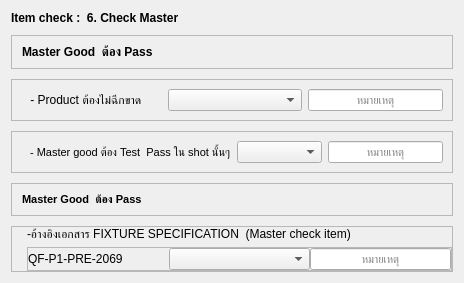
                                 <widget class="QWidget" name="tab_3">
                                  <attribute name="title">
                                   <string>6.Check Master</string>
                                  </attribute>
                                  <layout class="QVBoxLayout" name="verticalLayout_21">
                                   <item alignment="Qt::AlignTop">
                                    <widget class="QWidget" name="widget_18" native="true">
                                     <layout class="QVBoxLayout" name="verticalLayout_20">
                                      <property name="spacing">
                                       <number>10</number>
                                      </property>
                                      <property name="leftMargin">
                                       <number>0</number>
                                      </property>
                                      <property name="topMargin">
                                       <number>0</number>
                                      </property>
                                      <property name="rightMargin">
                                       <number>0</number>
                                      </property>
                                      <property name="bottomMargin">
                                       <number>0</number>
                                      </property>
                                      <item alignment="Qt::AlignTop">
                                       <widget class="QLabel" name="label_29">
                                        <property name="font">
                                         <font>
                                          <family>Tahoma</family>
                                          <pointsize>9</pointsize>
                                          <bold>true</bold>
                                         </font>
                                        </property>
                                        <property name="text">
                                         <string>Item check :  6. Check Master</string>
                                        </property>
                                       </widget>
                                      </item>
                                      <item>
                                       <widget class="QFrame" name="frame_16">
                                        <property name="frameShape">
                                         <enum>QFrame::StyledPanel</enum>
                                        </property>
                                        <property name="frameShadow">
                                         <enum>QFrame::Raised</enum>
                                        </property>
                                        <layout class="QHBoxLayout" name="horizontalLayout_25">
                                         <property name="leftMargin">
                                          <number>10</number>
                                         </property>
                                         <item>
                                          <widget class="QLabel" name="label_33">
                                           <property name="font">
                                            <font>
                                             <family>Tahoma</family>
                                             <pointsize>9</pointsize>
                                             <bold>true</bold>
                                            </font>
                                           </property>
                                           <property name="text">
                                            <string>Master Good  ต้อง Pass </string>
                                           </property>
                                          </widget>
                                         </item>
                                        </layout>
                                       </widget>
                                      </item>
                                      <item>
                                       <widget class="QFrame" name="frame_14">
                                        <property name="frameShape">
                                         <enum>QFrame::StyledPanel</enum>
                                        </property>
                                        <property name="frameShadow">
                                         <enum>QFrame::Raised</enum>
                                        </property>
                                        <layout class="QHBoxLayout" name="horizontalLayout_23">
                                         <property name="leftMargin">
                                          <number>15</number>
                                         </property>
                                         <item>
                                          <widget class="QLabel" name="label_32">
                                           <property name="font">
                                            <font>
                                             <family>Tahoma</family>
                                             <pointsize>9</pointsize>
                                             <bold>false</bold>
                                            </font>
                                           </property>
                                           <property name="text">
                                            <string> - Product ต้องไม่ฉีกขาด </string>
                                           </property>
                                          </widget>
                                         </item>
                                         <item>
                                          <widget class="QComboBox" name="comboBox_11">
                                           <property name="sizePolicy">
                                            <sizepolicy hsizetype="Preferred" vsizetype="Preferred">
                                             <horstretch>0</horstretch>
                                             <verstretch>0</verstretch>
                                            </sizepolicy>
                                           </property>
                                           <property name="minimumSize">
                                            <size>
                                             <width>84</width>
                                             <height>20</height>
                                            </size>
                                           </property>
                                           <item>
                                            <property name="text">
                                             <string/>
                                            </property>
                                           </item>
                                           <item>
                                            <property name="text">
                                             <string>Pass</string>
                                            </property>
                                           </item>
                                           <item>
                                            <property name="text">
                                             <string>Not pass</string>
                                            </property>
                                           </item>
                                           <item>
                                            <property name="text">
                                             <string>Not check</string>
                                            </property>
                                           </item>
                                          </widget>
                                         </item>
                                         <item>
                                          <widget class="QLineEdit" name="lineEdit_14">
                                           <property name="sizePolicy">
                                            <sizepolicy hsizetype="Preferred" vsizetype="Preferred">
                                             <horstretch>0</horstretch>
                                             <verstretch>0</verstretch>
                                            </sizepolicy>
                                           </property>
                                           <property name="minimumSize">
                                            <size>
                                             <width>115</width>
                                             <height>19</height>
                                            </size>
                                           </property>
                                           <property name="font">
                                            <font>
                                             <family>Tahoma</family>
                                             <pointsize>8</pointsize>
                                             <bold>false</bold>
                                            </font>
                                           </property>
                                           <property name="alignment">
                                            <set>Qt::AlignCenter</set>
                                           </property>
                                           <property name="placeholderText">
                                            <string>หมายเหตุ</string>
                                           </property>
                                          </widget>
                                         </item>
                                        </layout>
                                       </widget>
                                      </item>
                                      <item>
                                       <widget class="QFrame" name="frame_15">
                                        <property name="frameShape">
                                         <enum>QFrame::StyledPanel</enum>
                                        </property>
                                        <property name="frameShadow">
                                         <enum>QFrame::Raised</enum>
                                        </property>
                                        <layout class="QHBoxLayout" name="horizontalLayout_24">
                                         <property name="leftMargin">
                                          <number>15</number>
                                         </property>
                                         <item>
                                          <widget class="QLabel" name="label_31">
                                           <property name="font">
                                            <font>
                                             <family>Tahoma</family>
                                             <pointsize>8</pointsize>
                                             <bold>false</bold>
                                            </font>
                                           </property>
                                           <property name="text">
                                            <string> - Master good ต้อง Test  Pass ใน shot นั้นๆ</string>
                                           </property>
                                          </widget>
                                         </item>
                                         <item>
                                          <widget class="QComboBox" name="comboBox_10">
                                           <property name="sizePolicy">
                                            <sizepolicy hsizetype="Preferred" vsizetype="Preferred">
                                             <horstretch>0</horstretch>
                                             <verstretch>0</verstretch>
                                            </sizepolicy>
                                           </property>
                                           <property name="minimumSize">
                                            <size>
                                             <width>84</width>
                                             <height>20</height>
                                            </size>
                                           </property>
                                           <item>
                                            <property name="text">
                                             <string/>
                                            </property>
                                           </item>
                                           <item>
                                            <property name="text">
                                             <string>Pass</string>
                                            </property>
                                           </item>
                                           <item>
                                            <property name="text">
                                             <string>Not pass</string>
                                            </property>
                                           </item>
                                           <item>
                                            <property name="text">
                                             <string>Not check</string>
                                            </property>
                                           </item>
                                          </widget>
                                         </item>
                                         <item>
                                          <widget class="QLineEdit" name="lineEdit_15">
                                           <property name="sizePolicy">
                                            <sizepolicy hsizetype="Preferred" vsizetype="Preferred">
                                             <horstretch>0</horstretch>
                                             <verstretch>0</verstretch>
                                            </sizepolicy>
                                           </property>
                                           <property name="minimumSize">
                                            <size>
                                             <width>115</width>
                                             <height>19</height>
                                            </size>
                                           </property>
                                           <property name="font">
                                            <font>
                                             <family>Tahoma</family>
                                             <pointsize>8</pointsize>
                                             <bold>false</bold>
                                            </font>
                                           </property>
                                           <property name="alignment">
                                            <set>Qt::AlignCenter</set>
                                           </property>
                                           <property name="placeholderText">
                                            <string>หมายเหตุ</string>
                                           </property>
                                          </widget>
                                         </item>
                                        </layout>
                                       </widget>
                                      </item>
                                      <item>
                                       <widget class="QFrame" name="frame_13">
                                        <property name="font">
                                         <font>
                                          <family>Tahoma</family>
                                          <pointsize>9</pointsize>
                                          <bold>false</bold>
                                         </font>
                                        </property>
                                        <property name="frameShape">
                                         <enum>QFrame::StyledPanel</enum>
                                        </property>
                                        <property name="frameShadow">
                                         <enum>QFrame::Raised</enum>
                                        </property>
                                        <layout class="QVBoxLayout" name="verticalLayout_22">
                                         <property name="leftMargin">
                                          <number>10</number>
                                         </property>
                                         <item>
                                          <widget class="QLabel" name="label_30">
                                           <property name="font">
                                            <font>
                                             <family>Tahoma</family>
                                             <pointsize>8</pointsize>
                                             <bold>true</bold>
                                            </font>
                                           </property>
                                           <property name="text">
                                            <string>Master Good  ต้อง Pass </string>
                                           </property>
                                          </widget>
                                         </item>
                                        </layout>
                                       </widget>
                                      </item>
                                      <item>
                                       <widget class="QFrame" name="frame_17">
                                        <property name="frameShape">
                                         <enum>QFrame::StyledPanel</enum>
                                        </property>
                                        <property name="frameShadow">
                                         <enum>QFrame::Raised</enum>
                                        </property>
                                        <layout class="QVBoxLayout" name="verticalLayout_23">
                                         <property name="leftMargin">
                                          <number>15</number>
                                         </property>
                                         <property name="topMargin">
                                          <number>0</number>
                                         </property>
                                         <property name="rightMargin">
                                          <number>0</number>
                                         </property>
                                         <property name="bottomMargin">
                                          <number>0</number>
                                         </property>
                                         <item>
                                          <widget class="QLabel" name="label_34">
                                           <property name="font">
                                            <font>
                                             <family>Tahoma</family>
                                             <pointsize>9</pointsize>
                                             <bold>false</bold>
                                            </font>
                                           </property>
                                           <property name="text">
                                            <string>-อ้างอิงเอกสาร FIXTURE SPECIFICATION  (Master check item) </string>
                                           </property>
                                          </widget>
                                         </item>
                                         <item>
                                          <widget class="QFrame" name="frame_18">
                                           <property name="frameShape">
                                            <enum>QFrame::StyledPanel</enum>
                                           </property>
                                           <property name="frameShadow">
                                            <enum>QFrame::Raised</enum>
                                           </property>
                                           <layout class="QHBoxLayout" name="horizontalLayout_22">
                                            <property name="spacing">
                                             <number>0</number>
                                            </property>
                                            <property name="leftMargin">
                                             <number>0</number>
                                            </property>
                                            <property name="topMargin">
                                             <number>0</number>
                                            </property>
                                            <property name="rightMargin">
                                             <number>0</number>
                                            </property>
                                            <property name="bottomMargin">
                                             <number>0</number>
                                            </property>
                                            <item>
                                             <widget class="QLabel" name="label_35">
                                              <property name="font">
                                               <font>
                                                <family>Tahoma</family>
                                                <pointsize>9</pointsize>
                                                <bold>false</bold>
                                               </font>
                                              </property>
                                              <property name="text">
                                               <string>QF-P1-PRE-2069</string>
                                              </property>
                                             </widget>
                                            </item>
                                            <item>
                                             <widget class="QComboBox" name="comboBox_9">
                                              <property name="sizePolicy">
                                               <sizepolicy hsizetype="Preferred" vsizetype="Preferred">
                                                <horstretch>0</horstretch>
                                                <verstretch>0</verstretch>
                                               </sizepolicy>
                                              </property>
                                              <property name="minimumSize">
                                               <size>
                                                <width>84</width>
                                                <height>20</height>
                                               </size>
                                              </property>
                                              <item>
                                               <property name="text">
                                                <string/>
                                               </property>
                                              </item>
                                              <item>
                                               <property name="text">
                                                <string>Pass</string>
                                               </property>
                                              </item>
                                              <item>
                                               <property name="text">
                                                <string>Not pass</string>
                                               </property>
                                              </item>
                                              <item>
                                               <property name="text">
                                                <string>Not check</string>
                                               </property>
                                              </item>
                                             </widget>
                                            </item>
                                            <item>
                                             <widget class="QLineEdit" name="lineEdit_12">
                                              <property name="sizePolicy">
                                               <sizepolicy hsizetype="Preferred" vsizetype="Preferred">
                                                <horstretch>0</horstretch>
                                                <verstretch>0</verstretch>
                                               </sizepolicy>
                                              </property>
                                              <property name="minimumSize">
                                               <size>
                                                <width>115</width>
                                                <height>20</height>
                                               </size>
                                              </property>
                                              <property name="font">
                                               <font>
                                                <family>Tahoma</family>
                                                <pointsize>8</pointsize>
                                                <bold>false</bold>
                                               </font>
                                              </property>
                                              <property name="alignment">
                                               <set>Qt::AlignCenter</set>
                                              </property>
                                              <property name="placeholderText">
                                               <string>หมายเหตุ</string>
                                              </property>
                                             </widget>
                                            </item>
                                           </layout>
                                          </widget>
                                         </item>
                                        </layout>
                                       </widget>
                                      </item>
                                     </layout>
                                    </widget>
                                   </item>
                                  </layout>
                                 </widget>
